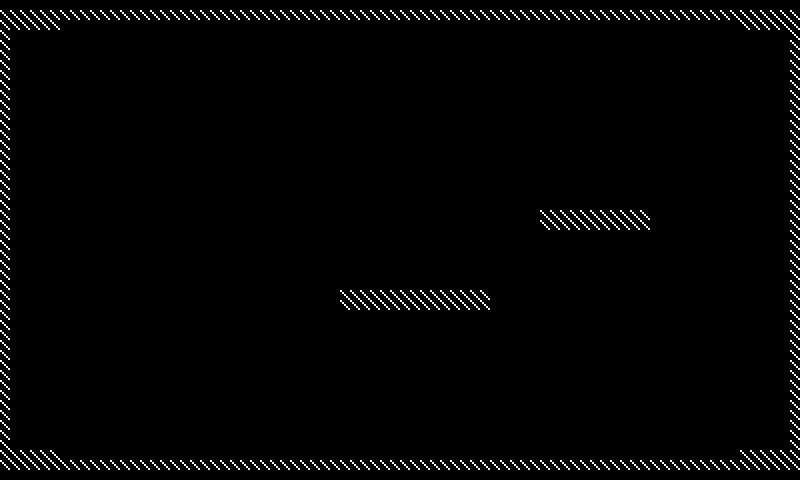

This game map was drawn from its Tiled (.tmx) file and the tilesets committed beside it. A one-line description and the trimmed map source follow:
An orthogonal 80x48 tile map with 10x10 px tiles, 1 tile layer (Tile Layer 1), 3 tilesets and 2 objects.

<map version="1.0" orientation="orthogonal" renderorder="right-down" width="80" height="48" tilewidth="10" tileheight="10" nextobjectid="12">
 <tileset firstgid="1" name="debug10x10" tilewidth="10" tileheight="10" tilecount="1" columns="1">
  <image source="../assets/graphics/debug/tile10x10.gif" width="10" height="10" />
 </tileset>
 <tileset firstgid="2" name="box" tilewidth="40" tileheight="40" tilecount="1" columns="1">
  <image source="../assets/graphics/debug/box.gif" width="40" height="40" />
 </tileset>
 <tileset firstgid="3" name="debug_door" tilewidth="50" tileheight="80" tilecount="6" columns="6">
  <image source="../assets/graphics/debug/door.gif" width="300" height="80" />
 </tileset>
 <layer name="Tile Layer 1" width="80" height="48">
  <data>[3840 cells, 320 non-empty, 1 distinct tile ids]</data>
 </layer>
 <objectgroup name="Object Layer Boxes">
  <object id="3" gid="2" x="559.667" y="443.333" width="40" height="40" />
 </objectgroup>
 <objectgroup name="Object Layer Door">
  <object id="11" gid="3" x="361.333" y="460" width="50" height="80">
   <properties>
    <property name="locked" type="bool" value="true" />
   </properties>
  </object>
 </objectgroup>
</map>
